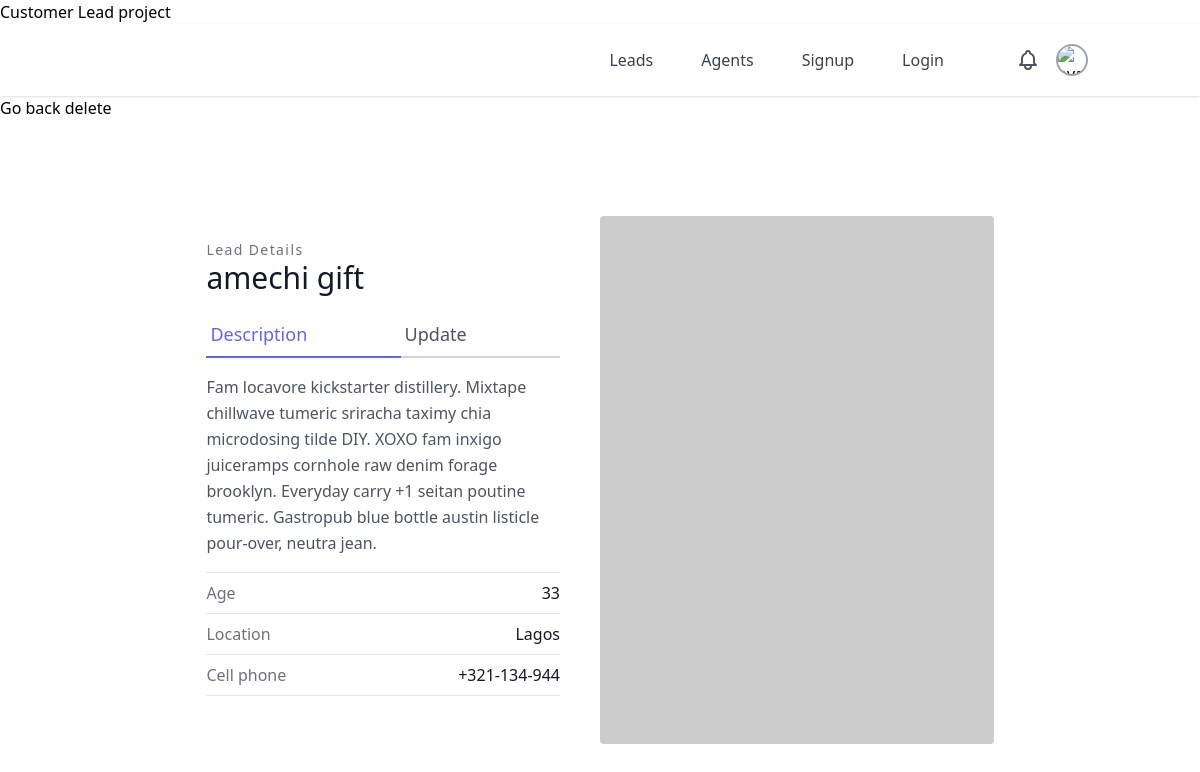
/leads/lead_detail/5/, run on the app's committed database.
### leads/models.py (models this page shows, shortened)
class Lead(models.Model):
    first_name = models.CharField(max_length=20)
    last_name = models.CharField(max_length=20)
    age = models.IntegerField(default=0)
    agent = models.ForeignKey("Agent", on_delete=models.CASCADE) # This is a many to one relation, means we will have an agent associated with the lead of that role

### leads/views.py (the view)
# urls.py: path('lead_detail/<int:pk>/', LeadDetailView.as_view(), name="lead_detail"),
class LeadDetailView(DetailView):
    template_name = "leads/lead_details.html"
    queryset = Lead.objects.all()
    context_object_name = "lead"

### leads/templates/leads/lead_details.html
{% extends 'home.html'%}
{% block content %}
<a href="{% url 'leads:lead_list' %}">Go back</a>
<a >delete</a>
<section class="text-gray-600 body-font overflow-hidden">
    <div class="container px-5 py-24 mx-auto">
      <div class="lg:w-4/5 mx-auto flex flex-wrap">
        <div class="lg:w-1/2 w-full lg:pr-10 lg:py-6 mb-6 lg:mb-0">
          <h2 class="text-sm title-font text-gray-500 tracking-widest">Lead Details</h2>
          <h1 class="text-gray-900 text-3xl title-font font-medium mb-4">{{lead.first_name}} {{lead.last_name}}</h1>
          <div class="flex mb-4">
            <a class="flex-grow text-indigo-500 border-b-2 border-indigo-500 py-2 text-lg px-1">Description</a>
            <a href="{% url 'leads:lead_update' lead.pk %}" class="flex-grow border-b-2 border-gray-300 py-2 text-lg px-1">Update</a>
          </div>
          <p class="leading-relaxed mb-4">Fam locavore kickstarter distillery. Mixtape chillwave tumeric sriracha taximy chia microdosing tilde DIY. XOXO fam inxigo juiceramps cornhole raw denim forage brooklyn. Everyday carry +1 seitan poutine tumeric. Gastropub blue bottle austin listicle pour-over, neutra jean.</p>
          <div class="flex border-t border-gray-200 py-2">
            <span class="text-gray-500">Age</span>
            <span class="ml-auto text-gray-900">{{lead.age}}</span>
          </div>
          <div class="flex border-t border-gray-200 py-2">
            <span class="text-gray-500">Location</span>
            <span class="ml-auto text-gray-900">Lagos</span>
          </div>
          <div class="flex border-t border-b mb-6 border-gray-200 py-2">
            <span class="text-gray-500">Cell phone </span>
            <span class="ml-auto text-gray-900">+321-134-944</span>
          </div>
        </div>
        <img alt="ecommerce" class="lg:w-1/2 w-full lg:h-auto h-64 object-cover object-center rounded" src="https://dummyimage.com/400x400">
      </div>
    </div>
  </section>
{% endblock content %}

### data on the page
Lead: first_name "amechi", last_name "gift", age "33"
